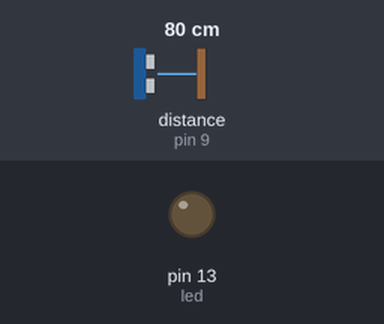
The sketch below on a simulated Arduino Uno, built with avr-gcc and run on an emulated ATmega328P. On the bench: output pins drawn as LEDs (lit = HIGH). Wiring (inferred from the names in the program): ultrasonic range finder: trigger pin 10; echo pin 9. Inputs (shaded band) come from the test bench; at power-on: distance to the obstacle (sensor on pin 9) 80 cm. The echo pulse lasts 58.3 µs per cm; pins used as bus, display or sensor lines are not drawn.

Above: at 1.2 s.
1.3 s: distance to the obstacle (sensor on pin 9) set to 30 cm
2.8 s: distance to the obstacle (sensor on pin 9) set to 24 cm
At 3.7 s:
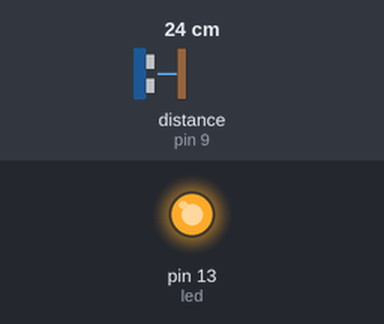
4.3 s: distance to the obstacle (sensor on pin 9) set to 35 cm
At 4.9 s:
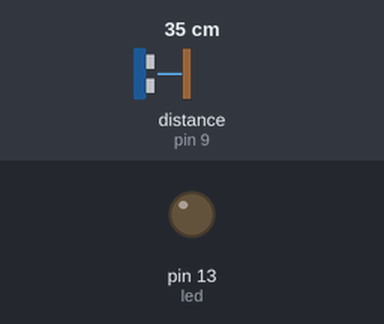
5.8 s: distance to the obstacle (sensor on pin 9) set to 2 cm
At 7.2 s:
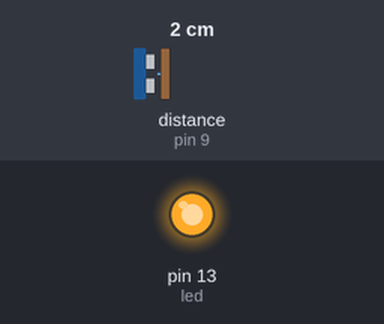
Timing chart, 0 to 8.3 s (numbered marks = the images above; inputs shaded):
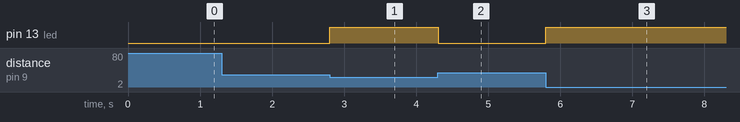

Measured:
- the behaviour switches between 27 and 26 cm on distance to the obstacle (sensor on pin 9) (found by bisection; images 0 and 1)
- after the input at 1.3 s, every drawn part: stays the same
- after the input at 2.8 s, pin 13 (led): LOW → HIGH at once
- after the input at 4.3 s, pin 13 (led): HIGH → LOW at once
- after the input at 5.8 s, pin 13 (led): LOW → HIGH at once

The sketch:

ledus.ino
```cpp
//IEEE RAS
//LED + Ultrasonic

int us = 0;
const int trig=10;
const int echo=9;
const int led=13;
#define dis 25
void setup()
{
pinMode(trig,OUTPUT);
  pinMode(echo,INPUT);
  pinMode(led,OUTPUT);

}

void loop(){
  if(front()<dis){
    digitalWrite(led,HIGH);
  }
  else{
  	digitalWrite(led,LOW);
  }
}
long front(){
    long dur;
digitalWrite(trig, LOW); 			// dont send signal
delayMicroseconds(5);
digitalWrite(trig, HIGH);			// send uv signal
delayMicroseconds(10);
digitalWrite(trig, LOW);			// stop sending uv
dur = pulseIn(echo, HIGH);		//returns duration
return (dur/60);						// convert the time to dist
}
```
